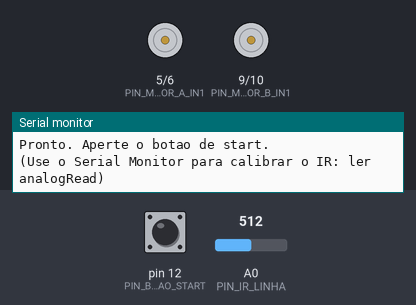
This sketch was run on a simulated Arduino Uno, built with avr-gcc and run on an emulated ATmega328P. Shown: motor-driver pin pairs drawn as motors (green arrow = first pin HIGH = forward, orange = second pin HIGH = backward, longer = more drive, scaled by the enable pin), the last lines printed to the serial monitor. Inputs (shaded band) come from the test bench; at power-on: pin 12 (PIN_BOTAO_START) HIGH, A0 (PIN_IR_LINHA) = 512.

Above: at 1.2 s.
1.3 s: pin 12 (PIN_BOTAO_START) pulled LOW for 0.15 s
At 4.33 s:
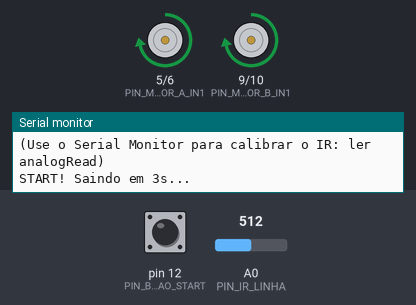
4.4 s: A0 (PIN_IR_LINHA) set to 491
At 5.1 s:
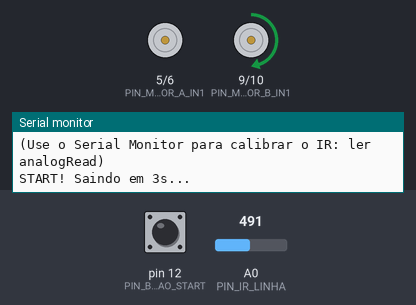
5.9 s: A0 (PIN_IR_LINHA) set to 511
At 6.3 s:
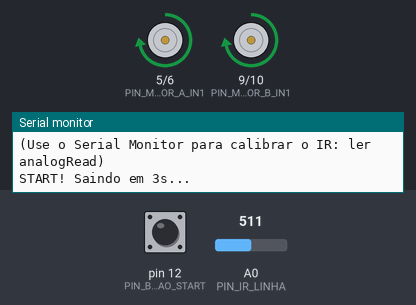
7.4 s: A0 (PIN_IR_LINHA) set to 306
At 8.7 s:
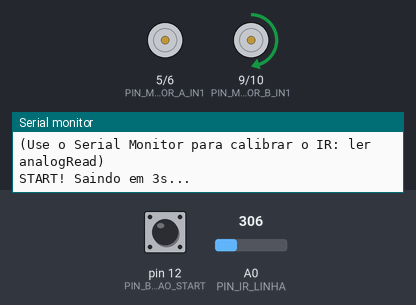
Timing chart, 0 to 9.9 s (numbered marks = the images above; inputs shaded):
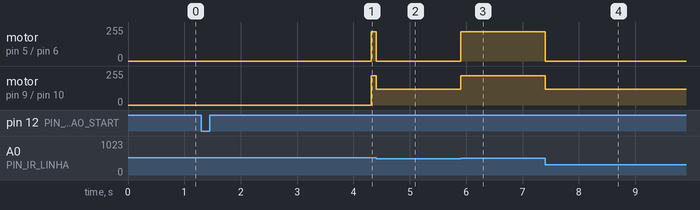

Measured:
- the behaviour switches between 501 and 500 on A0 (PIN_IR_LINHA) (found by bisection; images 1 and 2)
- after the input at 1.3 s, motor on pin 5 (PIN_MOTOR_A_IN1) / pin 6 (PIN_MOTOR_A_IN2), motor on pin 9 (PIN_MOTOR_B_IN1) / pin 10 (PIN_MOTOR_B_IN2): stopped → forward 220/255 after 3.0 s
- after the input at 4.4 s, motor on pin 5 (PIN_MOTOR_A_IN1) / pin 6 (PIN_MOTOR_A_IN2): forward 220/255 → stopped at once; motor on pin 9 (PIN_MOTOR_B_IN1) / pin 10 (PIN_MOTOR_B_IN2): forward 220/255 → forward 120/255 at once
- after the input at 5.9 s, motor on pin 5 (PIN_MOTOR_A_IN1) / pin 6 (PIN_MOTOR_A_IN2): stopped → forward 220/255 at once; motor on pin 9 (PIN_MOTOR_B_IN1) / pin 10 (PIN_MOTOR_B_IN2): forward 120/255 → forward 220/255 at once
- after the input at 7.4 s, motor on pin 5 (PIN_MOTOR_A_IN1) / pin 6 (PIN_MOTOR_A_IN2): forward 220/255 → stopped at once; motor on pin 9 (PIN_MOTOR_B_IN1) / pin 10 (PIN_MOTOR_B_IN2): forward 220/255 → forward 120/255 at once

The sketch:

rampa.ino
```cpp
// ============================================================
//  ROBÔ SOBE-RAMPA — gincana universitária
//  Estratégia: apertou start, espera 3s e segue a linha com
//  o sensor IR; na subida usa velocidade maior.
// ============================================================
#include "config.h"
#include "motor.h"

// ---- Estados do robô ----
enum Estado { AGUARDANDO_START, SEGUINDO };
Estado estado = AGUARDANDO_START;

// Lê o sensor IR e classifica: true = sobre a linha preta
bool sobreLinha(void) {
    int leitura = analogRead(PIN_IR_LINHA);
    return leitura > LINHA_PRETO_ACIMA_DE;
}

void setup() {
    Serial.begin(115200);

    MotorPinos esq = {PIN_MOTOR_A_IN1, PIN_MOTOR_A_IN2, PIN_MOTOR_A_PWM};
    MotorPinos dir = {PIN_MOTOR_B_IN1, PIN_MOTOR_B_IN2, PIN_MOTOR_B_PWM};
    motor_iniciar(esq, dir);

    pinMode(PIN_BOTAO_START, INPUT_PULLUP);
    pinMode(PIN_IR_LINHA, INPUT);

    Serial.println("Pronto. Aperte o botao de start.");
    Serial.println("(Use o Serial Monitor para calibrar o IR: ler analogRead)");
}

void loop() {
    switch (estado) {

    case AGUARDANDO_START:
        motor_parar();
        if (digitalRead(PIN_BOTAO_START) == LOW) {
            Serial.println("START! Saindo em 3s...");
            delay(DELAY_START_MS);
            estado = SEGUINDO;
        }
        break;

    case SEGUINDO: {
        if (sobreLinha()) {
            // linha no centro: reto com força de subida
            motor_frente(VEL_SUBIDA);
        } else {
            // perdeu a linha: curva suave à direita para reencontrar
            motor_direito(VEL_CORRECAO);
            motor_esquerdo(0);
        }
        break;
    }
    }

    delay(TEMPO_LOOP_MS);
}
```

motor.c
```cpp
// ============================================================
//  MÓDULO MOTOR — implementação
// ============================================================
#include "motor.h"

static MotorPinos _esq = {0, 0, 0};
static MotorPinos _dir = {0, 0, 0};

static void _ligarMotor(const MotorPinos& m, int vel) {
    // limita ao intervalo [-255, 255]
    if (vel >  255) vel =  255;
    if (vel < -255) vel = -255;

    if (vel > 0) {              // frente
        digitalWrite(m.in1, HIGH);
        digitalWrite(m.in2, LOW);
    } else if (vel < 0) {       // ré
        digitalWrite(m.in1, LOW);
        digitalWrite(m.in2, HIGH);
        vel = -vel;
    } else {                    // parado (freio)
        digitalWrite(m.in1, LOW);
        digitalWrite(m.in2, LOW);
    }
    analogWrite(m.pwm, vel);
}

void motor_iniciar(const MotorPinos& esquerdo, const MotorPinos& direito) {
    _esq = esquerdo;
    _dir = direito;

    pinMode(_esq.in1, OUTPUT);
    pinMode(_esq.in2, OUTPUT);
    pinMode(_esq.pwm, OUTPUT);
    pinMode(_dir.in1, OUTPUT);
    pinMode(_dir.in2, OUTPUT);
    pinMode(_dir.pwm, OUTPUT);
    motor_parar();
}

void motor_esquerdo(int vel) { _ligarMotor(_esq, vel); }
void motor_direito(int vel)  { _ligarMotor(_dir, vel); }

void motor_frente(int vel) { motor_esquerdo(vel);  motor_direito(vel); }
void motor_tras(int vel)   { motor_esquerdo(-vel); motor_direito(-vel); }
void motor_girar_esquerda(int vel) { motor_esquerdo(-vel); motor_direito(vel); }
void motor_girar_direita(int vel)  { motor_esquerdo(vel);  motor_direito(-vel); }
void motor_parar(void)     { motor_esquerdo(0); motor_direito(0); }
```

motor.h
```cpp
#ifndef MOTOR_H
#define MOTOR_H
// ============================================================
//  MÓDULO MOTOR — controle de 2 motores DC via ponte H
//  (driver tipo L298N / TB6612: 2 pinos de direção + 1 PWM)
//
//  Este módulo é igual no sumô e na rampa.
//  Corrigiu um bug aqui? Corrija na outra pasta também.
// ============================================================

#include <Arduino.h>

struct MotorPinos {
    int in1;   // direção
    int in2;   // direção
    int pwm;   // velocidade (pino ~)
};

// Guarda os pinos dos dois motores. Chamar UMA vez no setup().
void motor_iniciar(const MotorPinos& esquerdo, const MotorPinos& direito);

// vel: -255 (ré total) a 255 (frente total). 0 = parado.
void motor_esquerdo(int vel);
void motor_direito(int vel);

// Atalhos de manobra
void motor_frente(int vel);
void motor_tras(int vel);
void motor_girar_esquerda(int vel);  // esq. ré, dir. frente
void motor_girar_direita(int vel);   // esq. frente, dir. ré
void motor_parar(void);

#endif // MOTOR_H
```

config.h
```cpp
#ifndef CONFIG_H
#define CONFIG_H
// ============================================================
//  CONFIG — Robô SOBE-RAMPA
//  Todos os pinos e constantes de ajuste ficam AQUI.
//  Mudou a ligação na protoboard? Mude só este arquivo.
// ============================================================

// ---------- PONTES H / MOTORES (Driver tipo L298N/TB6612) ----------
// Motor A = esquerdo | Motor B = direito
const int PIN_MOTOR_A_IN1 = 5;
const int PIN_MOTOR_A_IN2 = 6;
const int PIN_MOTOR_B_IN1 = 9;
const int PIN_MOTOR_B_IN2 = 10;
const int PIN_MOTOR_A_PWM = 3;    // precisa ser ~
const int PIN_MOTOR_B_PWM = 11;   // precisa ser ~

// ---------- SENSOR IR DE LINHA (TCRT5000, saída analógica) ----------
const int PIN_IR_LINHA = A0;

// Calibração da linha — medir com teste C da bancada e ajustar:
// faça o Serial imprimir o valor sobre a linha preta e sobre o branco.
const int LINHA_PRETO_ACIMA_DE = 500;   // leitura ADC acima = preto
// Se sua fita reflete ao contrário, inverta a lógica em rampa.ino.

// ---------- VELOCIDADES (0–255) ----------
const int VEL_RETA        = 180;  // andando reto na rampa
const int VEL_CORRECAO    = 120;  // roda interna ao fazer curva suave
const int VEL_SUBIDA      = 220;  // rampa inclinada pede mais força

// ---------- START ----------
const int PIN_BOTAO_START = 12;
const unsigned long DELAY_START_MS = 3000;

// ---------- UTIL ----------
const unsigned long TEMPO_LOOP_MS = 10;

#endif // CONFIG_H
```
